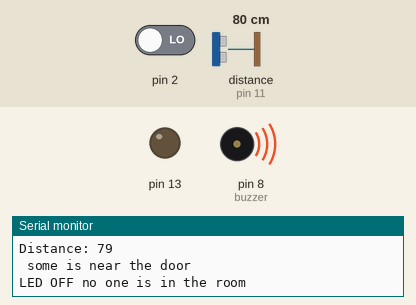
A sketch run on a simulated Arduino Uno, built with avr-gcc and run on an emulated ATmega328P. On the bench: output pins drawn as LEDs (lit = HIGH), buzzer (waves = sounding, pin HIGH), the last lines printed to the serial monitor. Wiring (inferred from the names in the program): ultrasonic range finder: trigger pin 12; echo pin 11. The inputs (shaded band) are chosen by the test bench; at power-on: pin 2 LOW, distance to the obstacle (sensor on pin 11) 80 cm. The echo pulse lasts 58.3 µs per cm; pins used as bus, display or sensor lines are not drawn.

Above: at 1.8 s.
1.9 s: pin 2 driven HIGH
At 3.2 s:
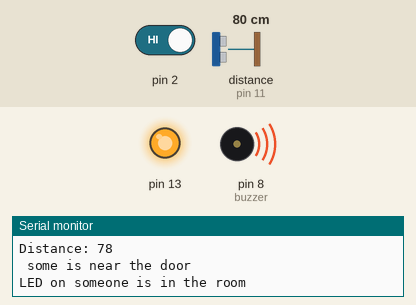
3.5 s: distance to the obstacle (sensor on pin 11) set to 85 cm
At 5.2 s:
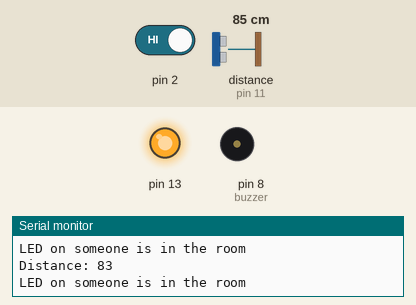
5.5 s: pin 2 driven LOW
At 7.2 s:
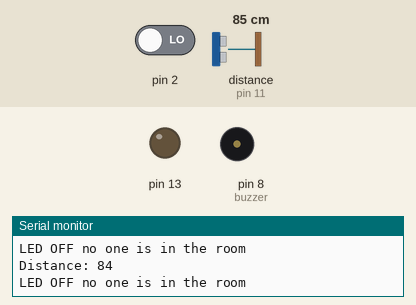
7.5 s: distance to the obstacle (sensor on pin 11) set to 2 cm
At 9.1 s:
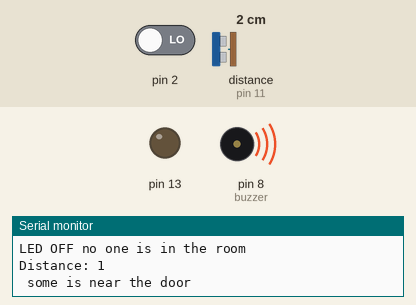
9.5 s: distance to the obstacle (sensor on pin 11) set to 120 cm
At 11.1 s:
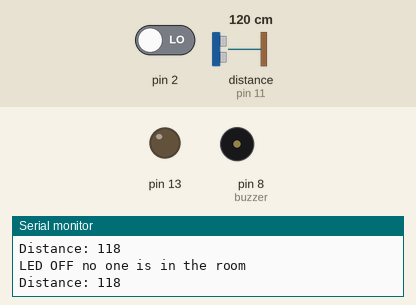
Timing chart, 0 to 12.5 s (numbered marks = the images above; inputs shaded):
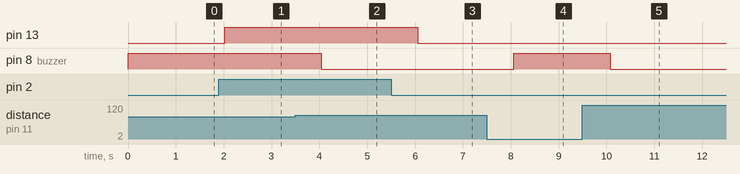

Measured:
- the behaviour switches between 82 and 83 cm on distance to the obstacle (sensor on pin 11) (found by bisection; images 1 and 2)
- after the input at 1.9 s, pin 13: LOW → HIGH after 0.12 s
- after the input at 3.5 s, pin 8 (buzzer): HIGH → LOW after 0.54 s
- after the input at 5.5 s, pin 13: HIGH → LOW after 0.56 s
- after the input at 7.5 s, pin 8 (buzzer): LOW → HIGH after 0.56 s
- after the input at 9.5 s, pin 8 (buzzer): HIGH → LOW after 0.58 s

The sketch:

Siva_Poorani_Assignment_1.ino
```cpp
#define trigPin 12
#define echoPin 11
#define buzzer 8

long duration;
int distance;
int pirsensor = 0;

void setup(){
  pinMode(trigPin, OUTPUT);
  pinMode(echoPin, INPUT);
  pinMode(buzzer, OUTPUT);
  pinMode(2, INPUT);
  pinMode(13, OUTPUT);
  Serial.begin(9600);
}

void loop()
{
  digitalWrite(trigPin, LOW);
  delayMicroseconds(2);
  digitalWrite(trigPin, HIGH);
  delayMicroseconds(10);
  digitalWrite(trigPin, LOW);

  duration = pulseIn(echoPin , HIGH);
  distance = duration*0.034/2;
  Serial.print("Distance: ");
  Serial.println(distance);

  if(distance<=80)
  {
    digitalWrite(buzzer,HIGH);
    Serial.println(" some is near the door");
  }
  else
   {
    	digitalWrite(buzzer,LOW);
   }
    pirsensor = digitalRead(2);
  if (pirsensor == 1) {
    digitalWrite(13, HIGH);
    Serial.println("LED on someone is in the room");
  } else {
    digitalWrite(13, LOW);
    Serial.println("LED OFF no one is in the room");
  }
  delay(1000);
}
```
